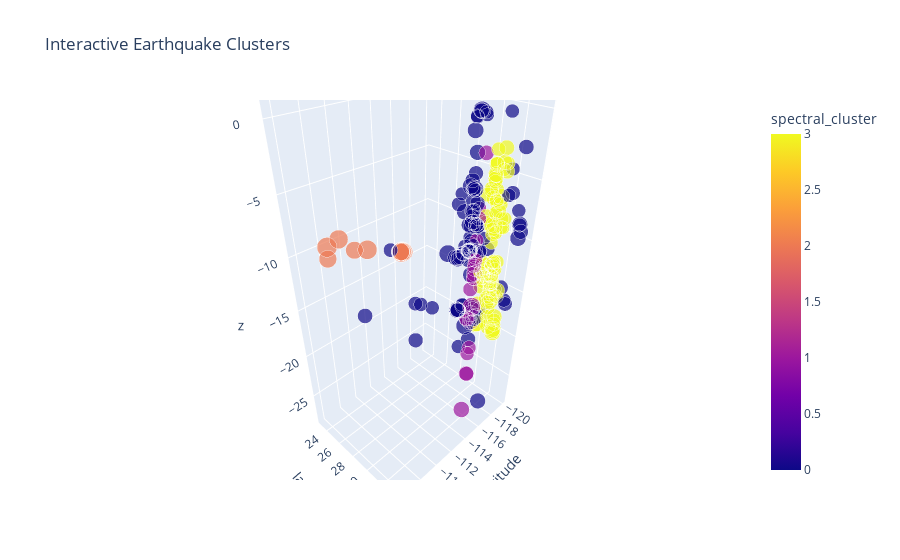

This figure's notebook cell:
### Code cell
visualize_3d(data, 'spectral_cluster')

### Figure 1 — Plotly figure (JSON) as saved in the notebook; plotly's stock layout.template omitted (floating-point values rounded to 4 significant figures; data arrays with more than 128 entries replaced by an {"elided": "..."} marker saying what was removed)
{"data": [{"customdata": {"elided": "224x2 str values"}, "hovertemplate": "longitude=%{x}<br>latitude=%{y}<br>z=%{z}<br>mag=%{marker.size}<br>id=%{customdata[0]}<br>place=%{customdata[1]}<br>spectral_cluster=%{marker.color}<extra></extra>", "legendgroup": "", "marker": {"color": {"elided": "224 int values"}, "coloraxis": "coloraxis", "size": {"elided": "224 float values"}, "sizemode": "area", "sizeref": 0.014, "symbol": "circle"}, "mode": "markers", "name": "", "scene": "scene", "showlegend": false, "type": "scatter3d", "x": {"elided": "224 float values"}, "y": {"elided": "224 float values"}, "z": {"elided": "224 float values"}}], "layout": {"coloraxis": {"colorbar": {"title": {"text": "spectral_cluster"}}, "colorscale": [[0, "#0d0887"], [0.1111, "#46039f"], [0.2222, "#7201a8"], [0.3333, "#9c179e"], [0.4444, "#bd3786"], [0.5556, "#d8576b"], [0.6667, "#ed7953"], [0.7778, "#fb9f3a"], [0.8889, "#fdca26"], [1, "#f0f921"]]}, "legend": {"itemsizing": "constant", "tracegroupgap": 0}, "scene": {"aspectmode": "data", "domain": {"x": [0, 1], "y": [0, 1]}, "xaxis": {"title": {"text": "longitude"}}, "yaxis": {"title": {"text": "latitude"}}, "zaxis": {"title": {"text": "z"}}}, "title": {"text": "Interactive Earthquake Clusters"}}}
